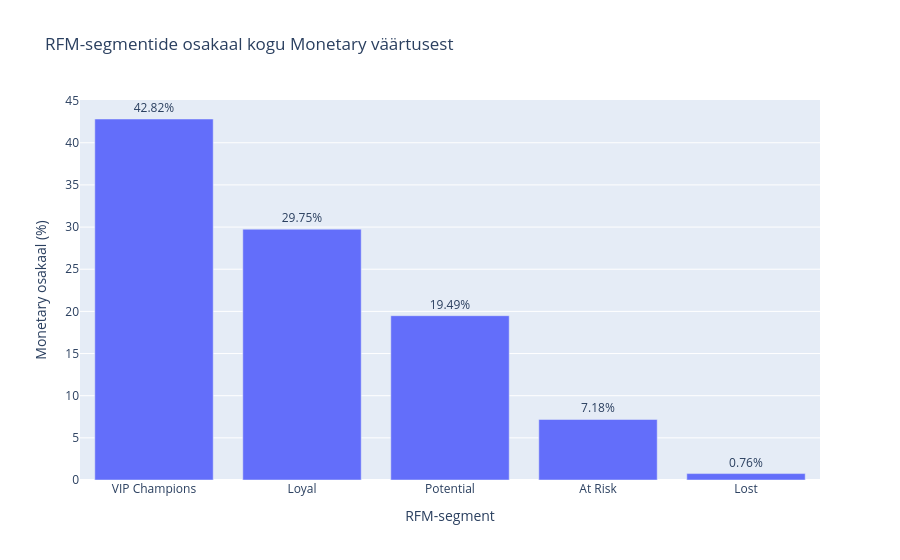

Notebook code for this chart:
### Markdown cell above
### 10.2. Segmentide osakaal kogu Monetary väärtusest

Diagramm näitab, kui suur osa analüüsitud klientide positiivsete
tehingute kogusummast pärineb igast RFM-segmendist.

### Code cell
fig_monetary_share = px.bar(
    segment_summary_display,
    x="Segment",
    y="monetary_share_pct",
    text="monetary_share_pct",
    category_orders={
        "Segment": [
            "VIP Champions",
            "Loyal",
            "Potential",
            "At Risk",
            "Lost"
        ]
    },
    title="RFM-segmentide osakaal kogu Monetary väärtusest"
)

fig_monetary_share.update_traces(
    texttemplate="%{text:.2f}%",
    textposition="outside"
)

fig_monetary_share.update_layout(
    xaxis_title="RFM-segment",
    yaxis_title="Monetary osakaal (%)",
    showlegend=False
)

fig_monetary_share.show()

### Figure 1 — Plotly figure (JSON) as saved in the notebook; plotly's stock layout.template omitted (floating-point values rounded to 4 significant figures)
{"data": [{"hovertemplate": "Segment=%{x}<br>monetary_share_pct=%{text}<extra></extra>", "legendgroup": "", "marker": {"color": "#636efa", "pattern": {"shape": ""}}, "name": "", "orientation": "v", "showlegend": false, "text": [42.82, 29.75, 19.49, 7.18, 0.76], "textposition": "outside", "texttemplate": "%{text:.2f}%", "type": "bar", "x": ["VIP Champions", "Loyal", "Potential", "At Risk", "Lost"], "xaxis": "x", "y": [42.82, 29.75, 19.49, 7.18, 0.76], "yaxis": "y"}], "layout": {"barmode": "relative", "legend": {"tracegroupgap": 0}, "showlegend": false, "title": {"text": "RFM-segmentide osakaal kogu Monetary väärtusest"}, "xaxis": {"anchor": "y", "categoryarray": ["VIP Champions", "Loyal", "Potential", "At Risk", "Lost"], "categoryorder": "array", "domain": [0, 1], "title": {"text": "RFM-segment"}}, "yaxis": {"anchor": "x", "domain": [0, 1], "title": {"text": "Monetary osakaal (%)"}}}}
